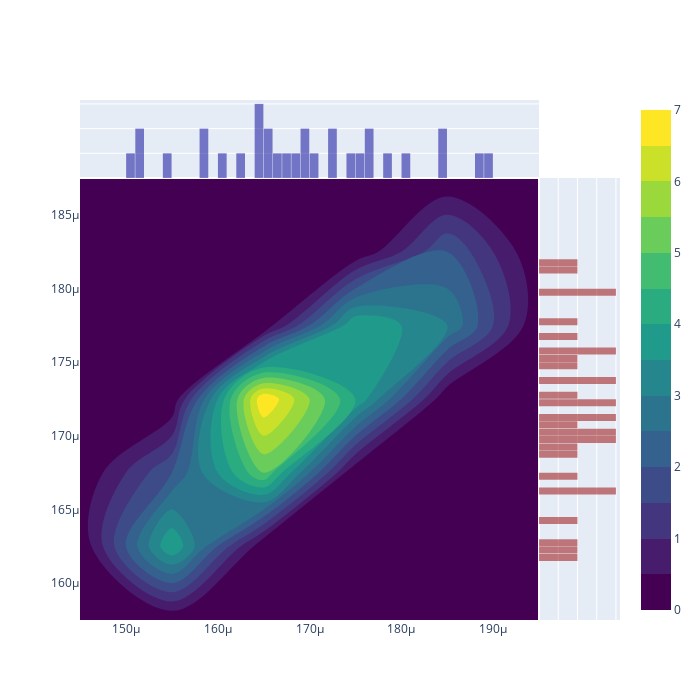

Here is the notebook cell this chart was saved with:
### Code cell
import plotly.graph_objects as go

# Example data
x = T1_A_SAMPLE_HI
y = T2_A_SAMPLE_HI

fig = go.Figure()

# 2D contour
fig.add_trace(go.Histogram2dContour(
    x=x, y=y,
    colorscale='Viridis',
    contours=dict(showlines=False),
    ncontours=20,
    showscale=True
))

# X projection (top)
fig.add_trace(go.Histogram(
    x=x, yaxis='y2',
    marker=dict(color='rgba(0,0,150,0.5)'),
    nbinsx=50,
    showlegend=False
))

# Y projection (right)
fig.add_trace(go.Histogram(
    y=y, xaxis='x2',
    marker=dict(color='rgba(150,0,0,0.5)'),
    nbinsy=50,
    showlegend=False
))

# Layout for projections
fig.update_layout(
    xaxis=dict(domain=[0, 0.85]),
    yaxis=dict(domain=[0, 0.85]),
    xaxis2=dict(domain=[0.85, 1], showticklabels=False),
    yaxis2=dict(domain=[0.85, 1], showticklabels=False),
    bargap=0.05,
    width=700,
    height=700,
)

fig.show()
